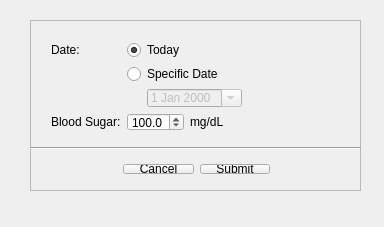
<?xml version="1.0" encoding="UTF-8"?>
<ui version="4.0">
 <class>BloodSugarDataUI</class>
 <widget class="QMainWindow" name="BloodSugarDataUI">
  <property name="geometry">
   <rect>
    <x>0</x>
    <y>0</y>
    <width>384</width>
    <height>227</height>
   </rect>
  </property>
  <property name="sizePolicy">
   <sizepolicy hsizetype="Fixed" vsizetype="Fixed">
    <horstretch>0</horstretch>
    <verstretch>0</verstretch>
   </sizepolicy>
  </property>
  <property name="minimumSize">
   <size>
    <width>384</width>
    <height>227</height>
   </size>
  </property>
  <property name="maximumSize">
   <size>
    <width>384</width>
    <height>227</height>
   </size>
  </property>
  <property name="windowTitle">
   <string>Enter Blood Sugar Data</string>
  </property>
  <widget class="QWidget" name="centralWidget">
   <widget class="QFrame" name="frame">
    <property name="geometry">
     <rect>
      <x>30</x>
      <y>20</y>
      <width>331</width>
      <height>171</height>
     </rect>
    </property>
    <property name="frameShape">
     <enum>QFrame::StyledPanel</enum>
    </property>
    <property name="frameShadow">
     <enum>QFrame::Raised</enum>
    </property>
    <widget class="QWidget" name="formLayoutWidget">
     <property name="geometry">
      <rect>
       <x>10</x>
       <y>10</y>
       <width>311</width>
       <height>112</height>
      </rect>
     </property>
     <layout class="QFormLayout" name="formLayout">
      <property name="fieldGrowthPolicy">
       <enum>QFormLayout::FieldsStayAtSizeHint</enum>
      </property>
      <item row="0" column="0">
       <widget class="QLabel" name="label">
        <property name="text">
         <string>Date:</string>
        </property>
       </widget>
      </item>
      <item row="0" column="1">
       <widget class="QRadioButton" name="radioToday">
        <property name="text">
         <string>Today</string>
        </property>
        <property name="checked">
         <bool>true</bool>
        </property>
       </widget>
      </item>
      <item row="1" column="1">
       <widget class="QRadioButton" name="radioDateSelect">
        <property name="text">
         <string>Specific Date</string>
        </property>
       </widget>
      </item>
      <item row="2" column="1">
       <layout class="QHBoxLayout" name="horizontalLayout_3">
        <item>
         <spacer name="horizontalSpacer">
          <property name="orientation">
           <enum>Qt::Horizontal</enum>
          </property>
          <property name="sizeType">
           <enum>QSizePolicy::Fixed</enum>
          </property>
          <property name="sizeHint" stdset="0">
           <size>
            <width>20</width>
            <height>20</height>
           </size>
          </property>
         </spacer>
        </item>
        <item>
         <widget class="QDateEdit" name="dateSelect">
          <property name="enabled">
           <bool>false</bool>
          </property>
          <property name="calendarPopup">
           <bool>true</bool>
          </property>
         </widget>
        </item>
       </layout>
      </item>
      <item row="3" column="0">
       <widget class="QLabel" name="label_2">
        <property name="text">
         <string>Blood Sugar:</string>
        </property>
       </widget>
      </item>
      <item row="3" column="1">
       <layout class="QHBoxLayout" name="horizontalLayout_2">
        <item>
         <widget class="QDoubleSpinBox" name="spinBloodSugar">
          <property name="decimals">
           <number>1</number>
          </property>
          <property name="maximum">
           <double>250.000000000000000</double>
          </property>
          <property name="singleStep">
           <double>1.000000000000000</double>
          </property>
          <property name="value">
           <double>100.000000000000000</double>
          </property>
         </widget>
        </item>
        <item>
         <widget class="QLabel" name="label_3">
          <property name="text">
           <string>mg/dL</string>
          </property>
         </widget>
        </item>
       </layout>
      </item>
     </layout>
    </widget>
    <widget class="Line" name="line_2">
     <property name="geometry">
      <rect>
       <x>0</x>
       <y>120</y>
       <width>331</width>
       <height>16</height>
      </rect>
     </property>
     <property name="orientation">
      <enum>Qt::Horizontal</enum>
     </property>
    </widget>
    <widget class="QWidget" name="layoutWidget">
     <property name="geometry">
      <rect>
       <x>82</x>
       <y>133</y>
       <width>169</width>
       <height>32</height>
      </rect>
     </property>
     <layout class="QHBoxLayout" name="horizontalLayout">
      <item>
       <widget class="QPushButton" name="buttonCancel">
        <property name="text">
         <string>Cancel</string>
        </property>
       </widget>
      </item>
      <item>
       <widget class="QPushButton" name="buttonSubmit">
        <property name="text">
         <string>Submit</string>
        </property>
       </widget>
      </item>
     </layout>
    </widget>
   </widget>
  </widget>
  <widget class="QMenuBar" name="menuBar">
   <property name="geometry">
    <rect>
     <x>0</x>
     <y>0</y>
     <width>384</width>
     <height>22</height>
    </rect>
   </property>
  </widget>
 </widget>
 <layoutdefault spacing="6" margin="11"/>
 <resources/>
 <connections>
  <connection>
   <sender>radioDateSelect</sender>
   <signal>toggled(bool)</signal>
   <receiver>dateSelect</receiver>
   <slot>setEnabled(bool)</slot>
   <hints>
    <hint type="sourcelabel">
     <x>233</x>
     <y>74</y>
    </hint>
    <hint type="destinationlabel">
     <x>237</x>
     <y>102</y>
    </hint>
   </hints>
  </connection>
  <connection>
   <sender>buttonSubmit</sender>
   <signal>clicked()</signal>
   <receiver>BloodSugarDataUI</receiver>
   <slot>submitData()</slot>
   <hints>
    <hint type="sourcelabel">
     <x>192</x>
     <y>190</y>
    </hint>
    <hint type="destinationlabel">
     <x>199</x>
     <y>153</y>
    </hint>
   </hints>
  </connection>
  <connection>
   <sender>buttonCancel</sender>
   <signal>clicked()</signal>
   <receiver>BloodSugarDataUI</receiver>
   <slot>cancel()</slot>
   <hints>
    <hint type="sourcelabel">
     <x>152</x>
     <y>190</y>
    </hint>
    <hint type="destinationlabel">
     <x>199</x>
     <y>126</y>
    </hint>
   </hints>
  </connection>
 </connections>
 <slots>
  <slot>submitData()</slot>
  <slot>cancel()</slot>
 </slots>
</ui>
